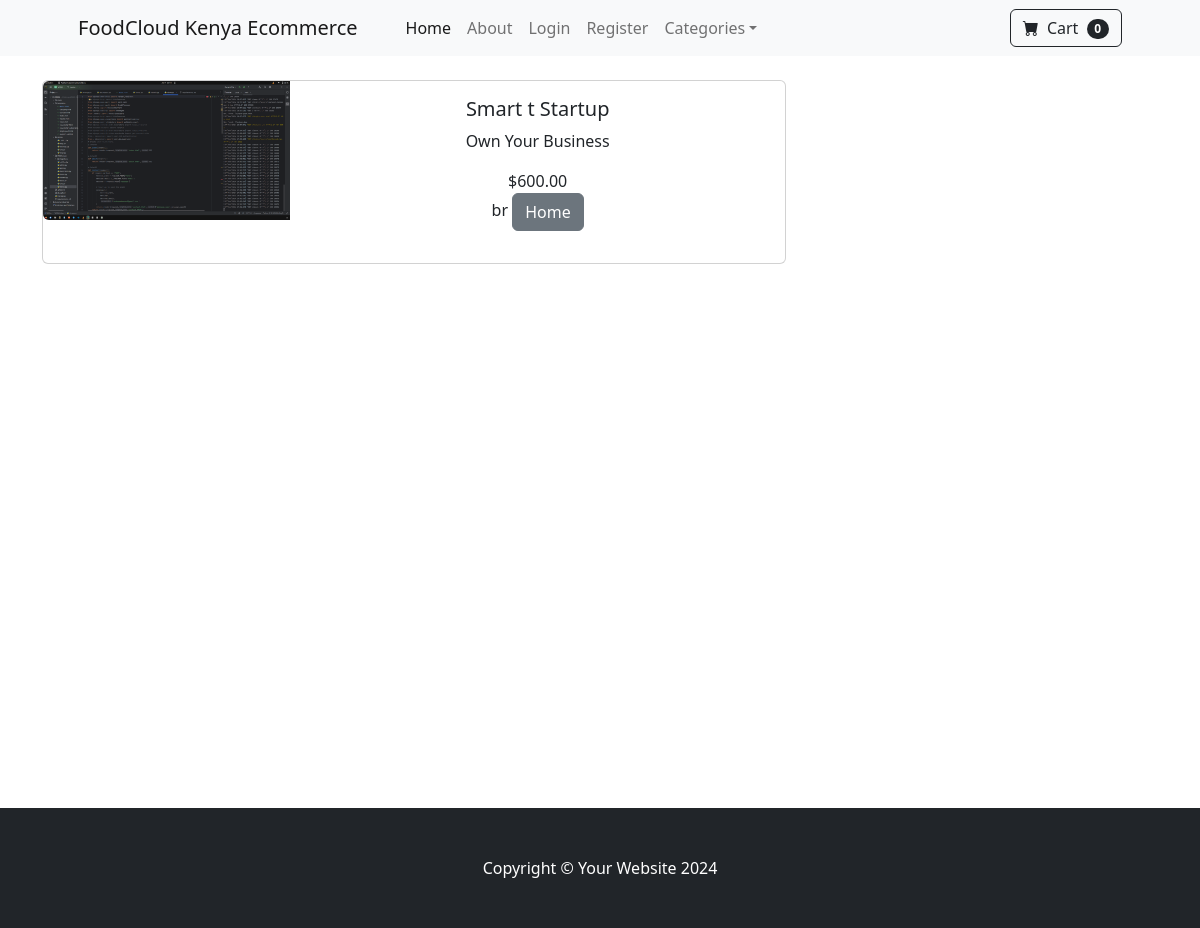
/product/5, run on the app's committed database.
### store/models.py (models this page shows, shortened)
class Product(models.Model):
    name = models.CharField(max_length=100)
    price = models.DecimalField(default=0,decimal_places=2,max_digits=6)
    category = models.ForeignKey(Category,on_delete=models.CASCADE,default=1, max_length=50)
    description = models.CharField(max_length=250,default='',blank=True,null=True)
    image = models.ImageField(upload_to='uploads/products')
    is_sale = models.BooleanField(default=False)
    sale_price = models.DecimalField(default=0,decimal_places=2,max_digits=6)

### store/views.py (the view)
# urls.py: path('product/<int:pk>', views.product, name='product-url'),
def product(request, pk):
    product = Product.objects.get(id=pk)
    return render(request, 'product.html', {'product': product})

### cart/context_processors.py (called while the page is built)
def cart(request):
    return {'cart': Cart(request)}

### store/templates/product.html (shortened to what this page needs)
{% extends 'Base.html' %}
{% block content %}
<div class="container">
    <div class="col-8">
        <br>
        <div class="card mb-3">
            <div class="row g-0">
                <div class="col-md-4">
                    <img src="{{product.image.url}}" class="img-fluid rounded-start" alt="...">
                </div>
                <div class="col-md-8">
                    <div class="card-body">
                        <center>
                            <h5 class="card-title">{{product.name}}</h5>
                            <p class="card-text">{{product.description}}</p>
                            {% if product.is_sale %}
                            <div class="d-flex justify-content-center small text-warning mb-2 ">
                                <div class="bi-star-fill"></div>
                                &nbsp;&nbsp;Sale!&nbsp;&nbsp;
                                <div class="bi-star-fill"></div>
                            </div>
                            <strike>
                                ${{product.price}}
                            </strike>
                            &nbsp ${{product.sale_price}}
                            {% else %}
                            ${{product.price}}
                            {% endif %}
                            <br>br
                            <a href="{% url 'index-url' %}" class="btn btn-secondary">Home</a>
                        </center>
                    </div>
                </div>
            </div>
        </div>
    </div>
</div>
<br><br><br><br><br><br><br><br><br><br><br><br><br><br><br><br><br><br><br><br><br><br>
{% endblock %}

### data on the page
Product: image (picture), name "Smart t Startup", description "Own Your Business", price "600.00"
